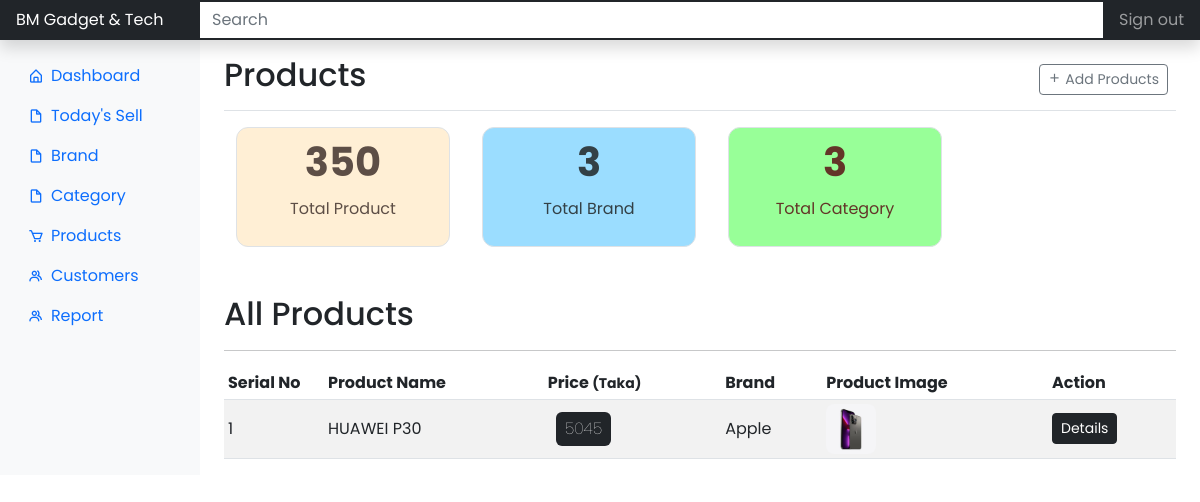
Page /dashboard/products/ (signed in) on the committed database.
### app/models.py (models this page shows)
class Products(db.Model):
    id = db.Column(db.Integer, primary_key=True)
    name = db.Column(db.String(), nullable=False)
    productid = db.Column(db.String(), nullable=False)
    price = db.Column(db.String(), nullable=False)
    stock = db.Column(db.Integer, nullable=False, default='00')
    colors = db.Column(db.Text())
    description = db.Column(db.Text())
    pub_date = db.Column(db.DateTime, nullable=False, default=datetime.utcnow)
    available_status = db.Column(db.String(), default='yes')
    brand_id = db.Column(db.Integer, db.ForeignKey('brands.id'), nullable=False)
    brand = db.relationship('Brands', backref=db.backref('product', lazy=True))
    category_id = db.Column(db.Integer, db.ForeignKey('categories.id'), nullable=False)
    category = db.relationship('Categories', backref=db.backref('product', lazy=True))
    image1 = db.Column(db.String(), nullable=False, default='image1.jpeg')

class Brands(db.Model):
    id = db.Column(db.Integer, primary_key=True)
    name = db.Column(db.String(), nullable=False, unique=True)
    logo = db.Column(db.String())
    note = db.Column(db.String())

### app/dashboard/views.py (the view, shortened to what this page needs)
@dashboard.route('/dashboard/products/', methods=['GET', 'POST'])
@login_required
def products():
    form=AddProductForm()
    form.product_brand.choices = [(brand.id, brand.name) for brand in Brands.query.all()]
    form.product_category.choices = [(category.id, category.name) for category in Categories.query.all()]
    brands = Brands.query.all()
    categories = Categories.query.all()
    existingproduct = Products.query.all()
    return render_template('dashboard/products.html', title='Products', form=form, existingproduct=existingproduct, brands=brands, categories=categories)

### app/dashboard/forms.py
class AddProductForm(FlaskForm):
    product_name = StringField(
        'Product Name',
        validators=[DataRequired()]
    )
    product_id = StringField(
        'Product ID',
        validators=[DataRequired()]
    )
    product_price = IntegerField(
        'Product Price',
        validators=[DataRequired()]
    )
    product_quantity = IntegerField(
        'Product Quantity',
        validators=[DataRequired()]
    )
    product_description = TextAreaField('Product Description')
    product_brand = SelectField(
        'Product Brand',
        choices=[],
        validators=[DataRequired()]
    )
    product_category = SelectField(
        'Product Category',
        choices=[],
        validators=[DataRequired()]
    )
    product_available = SelectField(
        'Is this product available?',
        choices=[
            ('yes', 'Yes' ),
            ('no', 'No' )
        ],
        validators=[DataRequired()]
    )
    product_image = FileField(
            'Product Image',
            validators = [
                FileAllowed(['jpg', 'png', 'webp', 'jpeg'])
            ]
    )
    submit = SubmitField('Save')

### app/models.py (called while the page is built)
@login_manager.user_loader
def load_user(user_id):
    return Users.query.get(int(user_id))

### app/templates/dashboard/products.html (shortened to what this page needs)
{% extends 'layouts/root-dashboard.html' %} {% block body %}
<header class="navbar navbar-dark sticky-top bg-dark flex-md-nowrap p-0 shadow">
	<a class="navbar-brand col-md-3 col-lg-2 me-0 px-3 fs-6" href="#">
		BM Gadget & Tech
	</a>
	<input class="form-control form-control-dark w-100 rounded-0 border-0" type="text" placeholder="Search"
		aria-label="Search" />
	<div class="navbar-nav">
		<div class="nav-item text-nowrap">
			<a class="nav-link px-3" href="#">Sign out </a>
		</div>
	</div>
</header>
<div class="container-fluid">
	<div class="row">
		{% include 'helpers/_dashboard_side_nav.html' %}
		<main class="col-md-9 ms-sm-auto col-lg-10 px-md-4">
			<div
				class="d-flex justify-content-between flex-wrap flex-md-nowrap align-items-center pt-3 pb-2 mb-3 border-bottom">
				<h1 class="h2">Products</h1>
				<div class="btn-toolbar mb-2 mb-md-0">
					<div class="btn-group me-2">
						<button type="button" class="btn btn-sm btn-outline-secondary" data-bs-toggle="modal"
							data-bs-target="#addProduct">
							<i class="bx bx-plus"></i>
							Add Products
						</button>
					</div>
				</div>
			</div>
			<div class="container">
				<div class="row gap-2 mb-5">
					<div class="col-lg-3">
						<div class="border summery__box bg__papayawhip p-2">
							<h3 class="summery__box-title fs-1 fw-bolder">
								350
							</h3>
							<p class="summery__subtitle">Total Product</p>
						</div>
					</div>
					<div class="col-lg-3">
						<div class="border summery__box bg__anakiwa p-2">
							<h3 class="summery__box-title fs-1 fw-bolder">
								{{ brands|length }}
							</h3>
							<p class="summery__subtitle">Total Brand</p>
						</div>
					</div>
					<div class="col-lg-3">
						<div class="border summery__box bg__mintgreen p-2">
							<h3 class="summery__box-title fs-1 fw-bolder">
								{{ categories|length }}
							</h3>
							<p class="summery__subtitle">Total Category</p>
						</div>
					</div>
				</div>
			</div>
			<h2>All Products</h2>
			<hr />
			{% if existingproduct %}
			<div class="table-responsive">
				<table class="table table-striped table-sm">
					<thead>
						<tr>
							<th scope="col" width="100">Serial No</th>
							<th scope="col">Product Name</th>
							<th scope="col">Price <small>(Taka)</small> </th>
							<th scope="col">Brand</th>
							<th scope="col">Product Image</th>
							<th scope="col">Action</th>
						</tr>
					</thead>
					<tbody>
						{% for product in existingproduct %}
						<tr class="align-middle">
							<td>{{ product.id }}</td>
							<td>{{ product.name }}</td>
							<td>
								<small
									class="fs-6 d-inline-flex m-2 px-2 py-1 fw-lighter text-white bg-dark border border-dark border-opacity-10 rounded-2">
									{{ product.price }}
								</small>
							</td>
							<td>{{ product.brand.name }}</td>
							<td>
								{% if product.image1 %}
								<img src="{{ url_for('static', filename='productimages/' + product.image1) }}" alt=""
									class="img-fluid avatar__logo" />
								{% else %}
								<img src="{{ url_for('static', filename='logos/default.jpg') }}" alt=""
									class="img-fluid avatar__logo" />
								{% endif %}
							</td>
							<td>
								<a class="btn btn-sm btn-dark" data-bs-toggle="modal"
									href="#deleteModalToggle{{product.id}}" role="button">
									Details
								</a>
							</td>
						</tr>
						{% endfor %}
					</tbody>
				</table>
			</div>
			{% endif %}
		</main>
	</div>
</div>
{% endblock %}

### app/static/css/customize.css (style rules this page uses)
body { font-family: "Poppins", sans-serif; }
.bg__mintgreen { background-color: #98ff98; color: #633528; }
.bg__papayawhip { background-color: #ffefd5; color: #5d4e46; }
.bg__anakiwa { background-color: #9bddff; color: #334046; }
.summery__box { width: 100%; height: 120px; display: grid; place-items: center; border-radius: 0.75rem; }
.bg__mintgreen .summery__box-title, .bg__mintgreen .summery__subtitle { color: #633528; }
.bg__papayawhip .summery__box-title, .bg__papayawhip .summery__subtitle { color: #5d4e46; }
.bg__anakiwa .summery__box-title, .bg__anakiwa .summery__subtitle { color: #334046; }
.avatar__logo { width: 50px; border-radius: 0.5rem; }

### rows in the picture
Products: id "1", name "HUAWEI P30", price "5045", brand.name "Apple", image1 (picture)

### other values in the picture
{{ brands|length }} "3"
{{ categories|length }} "3"
